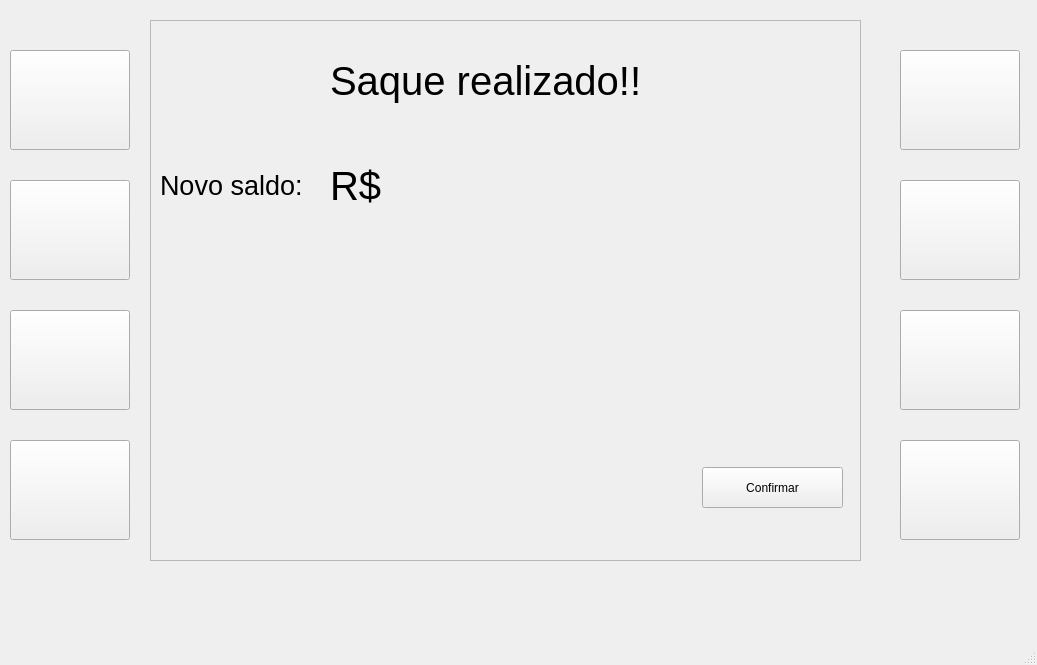
<?xml version="1.0" encoding="UTF-8"?>
<ui version="4.0">
 <class>MainWindow</class>
 <widget class="QMainWindow" name="MainWindow">
  <property name="geometry">
   <rect>
    <x>0</x>
    <y>0</y>
    <width>1037</width>
    <height>665</height>
   </rect>
  </property>
  <property name="windowTitle">
   <string>MainWindow</string>
  </property>
  <widget class="QWidget" name="centralwidget">
   <widget class="QFrame" name="frame">
    <property name="geometry">
     <rect>
      <x>150</x>
      <y>20</y>
      <width>711</width>
      <height>541</height>
     </rect>
    </property>
    <property name="frameShape">
     <enum>QFrame::StyledPanel</enum>
    </property>
    <property name="frameShadow">
     <enum>QFrame::Raised</enum>
    </property>
    <widget class="QPushButton" name="confirmarBtn">
     <property name="geometry">
      <rect>
       <x>552</x>
       <y>447</y>
       <width>141</width>
       <height>41</height>
      </rect>
     </property>
     <property name="text">
      <string>Confirmar</string>
     </property>
    </widget>
    <widget class="QLabel" name="label">
     <property name="geometry">
      <rect>
       <x>10</x>
       <y>130</y>
       <width>171</width>
       <height>71</height>
      </rect>
     </property>
     <property name="font">
      <font>
       <pointsize>20</pointsize>
      </font>
     </property>
     <property name="text">
      <string>Novo saldo:</string>
     </property>
    </widget>
    <widget class="QLabel" name="exibirValor">
     <property name="geometry">
      <rect>
       <x>80</x>
       <y>270</y>
       <width>171</width>
       <height>171</height>
      </rect>
     </property>
     <property name="text">
      <string/>
     </property>
    </widget>
    <widget class="QLabel" name="label_2">
     <property name="geometry">
      <rect>
       <x>180</x>
       <y>20</y>
       <width>381</width>
       <height>81</height>
      </rect>
     </property>
     <property name="font">
      <font>
       <pointsize>30</pointsize>
      </font>
     </property>
     <property name="text">
      <string>Saque realizado!!</string>
     </property>
    </widget>
    <widget class="QLabel" name="saldoLbl">
     <property name="geometry">
      <rect>
       <x>280</x>
       <y>130</y>
       <width>371</width>
       <height>71</height>
      </rect>
     </property>
     <property name="font">
      <font>
       <pointsize>20</pointsize>
      </font>
     </property>
     <property name="text">
      <string/>
     </property>
    </widget>
    <widget class="QLabel" name="label_3">
     <property name="geometry">
      <rect>
       <x>180</x>
       <y>140</y>
       <width>61</width>
       <height>51</height>
      </rect>
     </property>
     <property name="font">
      <font>
       <pointsize>30</pointsize>
      </font>
     </property>
     <property name="text">
      <string>R$</string>
     </property>
    </widget>
   </widget>
   <widget class="QPushButton" name="btn4">
    <property name="geometry">
     <rect>
      <x>10</x>
      <y>440</y>
      <width>120</width>
      <height>100</height>
     </rect>
    </property>
    <property name="text">
     <string/>
    </property>
   </widget>
   <widget class="QPushButton" name="btn8">
    <property name="geometry">
     <rect>
      <x>900</x>
      <y>440</y>
      <width>120</width>
      <height>100</height>
     </rect>
    </property>
    <property name="text">
     <string/>
    </property>
   </widget>
   <widget class="QPushButton" name="btn7">
    <property name="geometry">
     <rect>
      <x>900</x>
      <y>310</y>
      <width>120</width>
      <height>100</height>
     </rect>
    </property>
    <property name="text">
     <string/>
    </property>
   </widget>
   <widget class="QPushButton" name="btn6">
    <property name="geometry">
     <rect>
      <x>900</x>
      <y>180</y>
      <width>120</width>
      <height>100</height>
     </rect>
    </property>
    <property name="text">
     <string/>
    </property>
   </widget>
   <widget class="QPushButton" name="btn1">
    <property name="geometry">
     <rect>
      <x>10</x>
      <y>50</y>
      <width>120</width>
      <height>100</height>
     </rect>
    </property>
    <property name="text">
     <string/>
    </property>
   </widget>
   <widget class="QPushButton" name="btn5">
    <property name="geometry">
     <rect>
      <x>900</x>
      <y>50</y>
      <width>120</width>
      <height>100</height>
     </rect>
    </property>
    <property name="text">
     <string/>
    </property>
   </widget>
   <widget class="QPushButton" name="btn3">
    <property name="geometry">
     <rect>
      <x>10</x>
      <y>310</y>
      <width>120</width>
      <height>100</height>
     </rect>
    </property>
    <property name="text">
     <string/>
    </property>
   </widget>
   <widget class="QPushButton" name="btn2">
    <property name="geometry">
     <rect>
      <x>10</x>
      <y>180</y>
      <width>120</width>
      <height>100</height>
     </rect>
    </property>
    <property name="text">
     <string/>
    </property>
   </widget>
  </widget>
  <widget class="QMenuBar" name="menubar">
   <property name="geometry">
    <rect>
     <x>0</x>
     <y>0</y>
     <width>1037</width>
     <height>26</height>
    </rect>
   </property>
  </widget>
  <widget class="QStatusBar" name="statusbar"/>
 </widget>
 <resources/>
 <connections/>
</ui>
